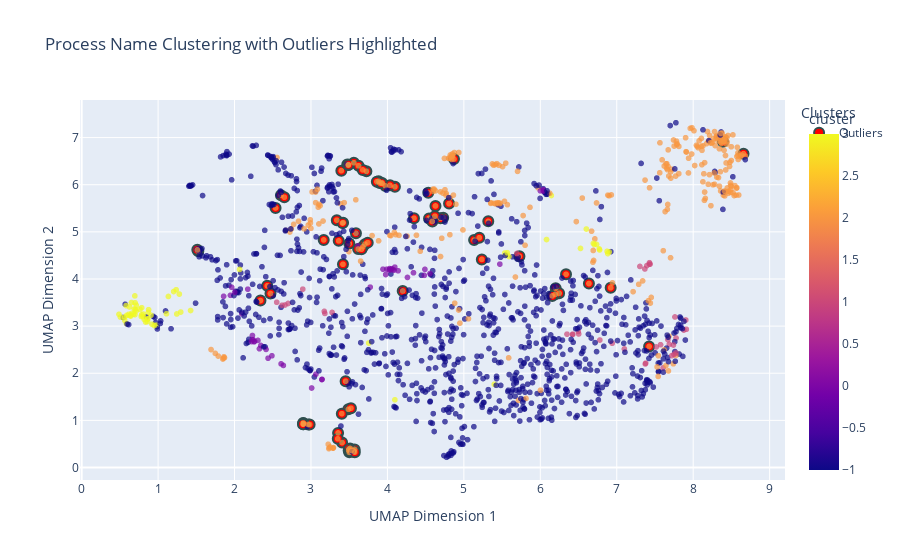

The notebook cell saved with this chart:
### Code cell
# Apply UMAP for dimensionality reduction
umap = UMAP(n_neighbors=20, n_components=2, min_dist=0.1, metric='cosine')
umap_embeddings = umap.fit_transform(normalized_embeddings)
# Convert proc_names to a list for indexing
proc_names_list = proc_names.tolist()

# Create a DataFrame for the embeddings
df_embeddings = pd.DataFrame(umap_embeddings, columns=['UMAP_1', 'UMAP_2'])
df_embeddings['procName'] = proc_names_list
df_embeddings['cluster'] = cluster_labels

# Mark outliers in the DataFrame
df_embeddings['outlier'] = df_embeddings['procName'].isin(outliers['procName'])
df_embeddings['outlier_score'] = df_embeddings.apply(
    lambda row: outliers[outliers['procName'] == row['procName']]['outlier_score'].values[0] 
    if row['procName'] in outliers['procName'].values 
    else None, axis=1)

# Create the interactive plot
fig = px.scatter(
    df_embeddings, x='UMAP_1', y='UMAP_2', color='cluster', 
    hover_data=['procName', 'outlier_score'],
    title='Process Name Clustering with Outliers Highlighted',
    labels={'UMAP_1': 'UMAP Dimension 1', 'UMAP_2': 'UMAP Dimension 2'},
    opacity=0.7
)

# Highlight outliers
outliers_data = df_embeddings[df_embeddings['outlier']]
fig.add_scatter(
    x=outliers_data['UMAP_1'], y=outliers_data['UMAP_2'],
    mode='markers', marker=dict(color='red', size=10, line=dict(width=2, color='DarkSlateGrey')),
    name='Outliers', text=outliers_data['procName']
)

# Update layout
fig.update_layout(
    legend=dict(title='Clusters'),
    xaxis_title='UMAP Dimension 1',
    yaxis_title='UMAP Dimension 2'
)

# Show the plot
fig.show()

# 
fig.write_html("procName_outliers.html")

### Figure 1 — Plotly figure (JSON) as saved in the notebook; plotly's stock layout.template omitted (floating-point values rounded to 4 significant figures; data arrays with more than 128 entries replaced by an {"elided": "..."} marker saying what was removed)
{"data": [{"customdata": {"elided": "1519x2 mixed values"}, "hovertemplate": "UMAP Dimension 1=%{x}<br>UMAP Dimension 2=%{y}<br>procName=%{customdata[0]}<br>outlier_score=%{customdata[1]}<br>cluster=%{marker.color}<extra></extra>", "legendgroup": "", "marker": {"color": {"elided": "1519 int values"}, "coloraxis": "coloraxis", "opacity": 0.7, "symbol": "circle"}, "mode": "markers", "name": "", "showlegend": false, "type": "scattergl", "x": {"elided": "1519 float values"}, "xaxis": "x", "y": {"elided": "1519 float values"}, "yaxis": "y"}, {"marker": {"color": "red", "line": {"color": "DarkSlateGrey", "width": 2}, "size": 10}, "mode": "markers", "name": "Outliers", "text": ["SiriSuggestionsLightHousePlugin", "extensionkitservice", "bookassetd", "MobileStorageMounter", "spotlightknowledged", "ProactiveShareSheetLighthouseBa", "com.apple.MobileSoftwareUpdate.", "appleh13camerad", "SiriMASPFLPlugin", "FPCKService", "AmbientPhotoFramePosterProvider", "sirittsd", "PhotosFileProvider", "siriknowledged", "Spotlight", "siriinferenced", "com.apple.mlhost.CloudWorker", "com.apple.CloudDocs.iCloudDrive", "siriactionsd", "SiriMASPFLCK", "AppSSODaemon", "SiriAUSP", "com.apple.MobileInstallationHel", "fileproviderd", "triald", "SiriCoreMetricsWorker", "com.apple.mlhost.TelemetryWorke", "accessoryupdaterd", "accessoryd", "com.apple.CloudDocs.iCloudDriveFileProvider", "com.apple.mlhost.TelemetryWorker", "com.apple.MobileSoftwareUpdate.CleanupPreparePathService", "com.apple.MobileInstallationHelperService", "ProactiveShareSheetLighthouseBackgroundPlugin", "TelemetryDiskChecker", "applecamerad", "PhotosPosterProvider", "SiriTTSSynthesizerAU", "com.apple.CloudDocs.MobileDocumentsFileProvider", "Facebook", "App", "SiriUserFeedbackLearningPlatformPlugin", "Siri", "SiriTasksEvaluationPlugin", "ConnectMobile", "SiriUserFeedbackLearningUniversalSuggestionsPlugin", "com.apple.CloudDocs.iCloudDriveF", "ProactiveShareSheetLighthouseBac", "com.apple.MobileInstallationHelp", "com.apple.MobileSoftwareUpdate.C", "com.apple.CloudDocs.MobileDocume", "com.apple.CloudDocs.MobileDocum", "StocksDetailIntents", "Goodnotes", "com.apple.MobileSoftwareUpdate.U", "OneApp", "OneClickApp", "SiriUserFeedbackLearningPlatform", "SiriUserFeedbackLearningUniversa", "companiond", "SiriUserFeedbackLearningPlatfor", "SiriUserFeedbackLearningUnivers", "com.apple.MobileSoftwareUpdate.UpdateBrainService", "appleh16camerad", "companionfindlocallyd", "companionappd", "companionmessagesd", "Stocks", "DuoMobileApp", "companioncamerad", "iphone-app", "MusicUIService", "inboxupdaterd", "Goodreads", "NikeRunClubWidgetsExtension", "Decibel X Widget Extension", "SiriShortcut", "PassKitServicesXPCService", "SiriKitExtension", "SpotlightIndex", "Keynote", "Tips", "RedditApp", "iCloud", "Trading 212", "Trading", "WiFiPickerExtension"], "type": "scatter", "x": [3.355, 2.428, 6.201, 4.535, 5.134, 3.488, 3.885, 3.338, 3.407, 2.339, 3.501, 3.56, 3.167, 3.554, 5.202, 3.501, 3.397, 3.475, 3.493, 3.512, 4.348, 3.555, 4.098, 3.418, 7.423, 3.571, 2.607, 1.526, 3.617, 3.561, 2.651, 3.93, 3.973, 3.403, 2.537, 3.42, 3.363, 3.497, 3.622, 5.727, 4.544, 2.964, 3.522, 3.35, 4.806, 2.982, 3.489, 3.523, 4.034, 3.9, 3.725, 3.677, 6.336, 4.871, 3.862, 4.729, 4.695, 2.898, 2.899, 3.68, 2.901, 2.896, 3.924, 3.412, 3.706, 3.742, 3.661, 6.246, 4.629, 3.588, 4.621, 4.2, 1.513, 6.636, 8.389, 8.658, 3.531, 2.47, 3.573, 5.319, 5.235, 6.92, 4.587, 3.491, 6.196, 6.155, 3.453], "y": [0.7334, 3.855, 3.803, 5.829, 4.825, 1.235, 6.072, 5.248, 0.5283, 3.543, 4.751, 0.3366, 4.829, 0.3565, 4.875, 0.3211, 6.297, 6.427, 0.3625, 0.4051, 5.29, 0.3462, 5.956, 4.313, 2.568, 0.3827, 5.775, 4.586, 4.636, 6.467, 5.735, 6.037, 5.974, 1.142, 5.507, 5.195, 4.809, 0.3924, 6.402, 4.482, 5.285, 0.9127, 0.3513, 0.6088, 5.601, 0.9117, 6.416, 1.258, 5.987, 6.038, 6.285, 6.314, 4.099, 6.544, 6.065, 5.301, 5.288, 0.9418, 0.9406, 4.683, 0.9186, 0.9198, 6.029, 5.186, 4.739, 4.771, 4.632, 3.696, 5.549, 4.97, 5.333, 3.746, 4.618, 3.904, 6.911, 6.659, 0.3631, 3.692, 0.3249, 5.223, 4.415, 3.815, 5.22, 6.425, 3.674, 3.641, 1.831]}], "layout": {"coloraxis": {"colorbar": {"title": {"text": "cluster"}}, "colorscale": [[0, "#0d0887"], [0.1111, "#46039f"], [0.2222, "#7201a8"], [0.3333, "#9c179e"], [0.4444, "#bd3786"], [0.5556, "#d8576b"], [0.6667, "#ed7953"], [0.7778, "#fb9f3a"], [0.8889, "#fdca26"], [1, "#f0f921"]]}, "legend": {"title": {"text": "Clusters"}, "tracegroupgap": 0}, "title": {"text": "Process Name Clustering with Outliers Highlighted"}, "xaxis": {"anchor": "y", "domain": [0, 1], "title": {"text": "UMAP Dimension 1"}}, "yaxis": {"anchor": "x", "domain": [0, 1], "title": {"text": "UMAP Dimension 2"}}}}
